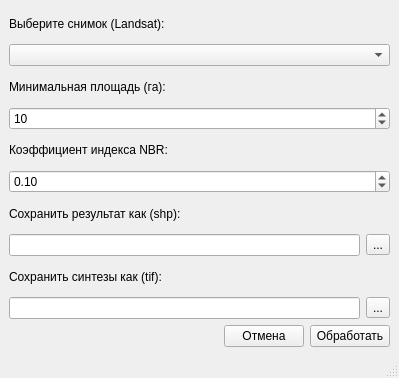
<?xml version="1.0" encoding="UTF-8"?>
<ui version="4.0">
 <class>MainWindow</class>
 <widget class="QMainWindow" name="MainWindow">
  <property name="windowModality">
   <enum>Qt::WindowModal</enum>
  </property>
  <property name="geometry">
   <rect>
    <x>0</x>
    <y>0</y>
    <width>399</width>
    <height>378</height>
   </rect>
  </property>
  <property name="minimumSize">
   <size>
    <width>399</width>
    <height>378</height>
   </size>
  </property>
  <property name="maximumSize">
   <size>
    <width>399</width>
    <height>378</height>
   </size>
  </property>
  <property name="windowTitle">
   <string>Выявление гарей</string>
  </property>
  <widget class="QWidget" name="centralwidget">
   <layout class="QVBoxLayout" name="verticalLayout">
    <item>
     <widget class="QLabel" name="label">
      <property name="text">
       <string>Выберите снимок (Landsat):</string>
      </property>
     </widget>
    </item>
    <item>
     <widget class="QComboBox" name="comboBox"/>
    </item>
    <item>
     <widget class="QLabel" name="label_2">
      <property name="text">
       <string>Минимальная площадь (га):</string>
      </property>
     </widget>
    </item>
    <item>
     <widget class="QSpinBox" name="spinBox">
      <property name="value">
       <number>10</number>
      </property>
     </widget>
    </item>
    <item>
     <widget class="QLabel" name="label_3">
      <property name="text">
       <string>Коэффициент индекса NBR:</string>
      </property>
     </widget>
    </item>
    <item>
     <widget class="QDoubleSpinBox" name="doubleSpinBox">
      <property name="singleStep">
       <double>0.100000000000000</double>
      </property>
      <property name="value">
       <double>0.100000000000000</double>
      </property>
     </widget>
    </item>
    <item>
     <widget class="QLabel" name="label_4">
      <property name="text">
       <string>Сохранить результат как (shp):</string>
      </property>
     </widget>
    </item>
    <item>
     <layout class="QHBoxLayout" name="horizontalLayout">
      <item>
       <widget class="QLineEdit" name="lineEdit"/>
      </item>
      <item>
       <widget class="QToolButton" name="toolButton">
        <property name="text">
         <string>...</string>
        </property>
       </widget>
      </item>
     </layout>
    </item>
    <item>
     <widget class="QLabel" name="label_5">
      <property name="text">
       <string>Сохранить синтезы как (tif):</string>
      </property>
     </widget>
    </item>
    <item>
     <layout class="QHBoxLayout" name="horizontalLayout_3">
      <item>
       <widget class="QLineEdit" name="lineEdit_2"/>
      </item>
      <item>
       <widget class="QToolButton" name="toolButton_2">
        <property name="text">
         <string>...</string>
        </property>
       </widget>
      </item>
     </layout>
    </item>
    <item>
     <layout class="QHBoxLayout" name="horizontalLayout_2">
      <item>
       <spacer name="horizontalSpacer">
        <property name="orientation">
         <enum>Qt::Horizontal</enum>
        </property>
        <property name="sizeHint" stdset="0">
         <size>
          <width>40</width>
          <height>20</height>
         </size>
        </property>
       </spacer>
      </item>
      <item>
       <widget class="QPushButton" name="pushButton_2">
        <property name="text">
         <string>Отмена</string>
        </property>
       </widget>
      </item>
      <item>
       <widget class="QPushButton" name="pushButton">
        <property name="text">
         <string>Обработать</string>
        </property>
       </widget>
      </item>
     </layout>
    </item>
   </layout>
  </widget>
  <widget class="QMenuBar" name="menubar">
   <property name="geometry">
    <rect>
     <x>0</x>
     <y>0</y>
     <width>399</width>
     <height>25</height>
    </rect>
   </property>
  </widget>
  <widget class="QStatusBar" name="statusbar"/>
 </widget>
 <resources/>
 <connections/>
</ui>
